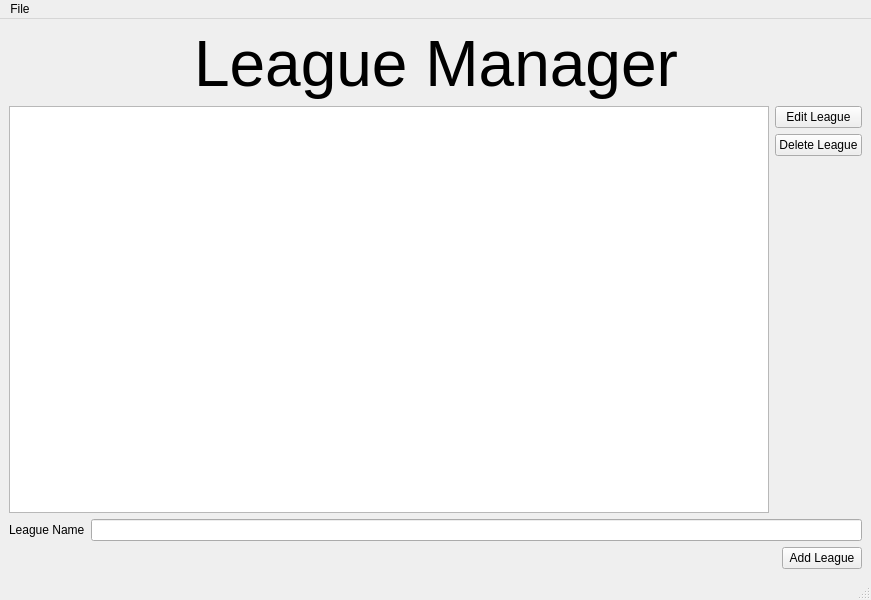
<?xml version="1.0" encoding="UTF-8"?>
<ui version="4.0">
 <class>MainWindow</class>
 <widget class="QMainWindow" name="MainWindow">
  <property name="geometry">
   <rect>
    <x>0</x>
    <y>0</y>
    <width>871</width>
    <height>600</height>
   </rect>
  </property>
  <property name="windowTitle">
   <string>MainWindow</string>
  </property>
  <widget class="QWidget" name="centralwidget">
   <layout class="QVBoxLayout" name="verticalLayout_2">
    <item>
     <layout class="QHBoxLayout" name="horizontalLayout_2">
      <item>
       <spacer name="horizontalSpacer_2">
        <property name="orientation">
         <enum>Qt::Horizontal</enum>
        </property>
        <property name="sizeHint" stdset="0">
         <size>
          <width>40</width>
          <height>20</height>
         </size>
        </property>
       </spacer>
      </item>
      <item>
       <widget class="QLabel" name="league_manager_label">
        <property name="font">
         <font>
          <pointsize>48</pointsize>
         </font>
        </property>
        <property name="text">
         <string>League Manager</string>
        </property>
       </widget>
      </item>
      <item>
       <spacer name="horizontalSpacer_3">
        <property name="orientation">
         <enum>Qt::Horizontal</enum>
        </property>
        <property name="sizeHint" stdset="0">
         <size>
          <width>40</width>
          <height>20</height>
         </size>
        </property>
       </spacer>
      </item>
     </layout>
    </item>
    <item>
     <layout class="QHBoxLayout" name="horizontalLayout_3">
      <item>
       <widget class="QListWidget" name="league_list_widget"/>
      </item>
      <item>
       <layout class="QHBoxLayout" name="horizontalLayout"/>
      </item>
      <item>
       <layout class="QVBoxLayout" name="verticalLayout">
        <item>
         <widget class="QPushButton" name="edit_league_button">
          <property name="text">
           <string>Edit League</string>
          </property>
         </widget>
        </item>
        <item>
         <widget class="QPushButton" name="delete_league_button">
          <property name="text">
           <string>Delete League</string>
          </property>
         </widget>
        </item>
        <item>
         <spacer name="verticalSpacer">
          <property name="orientation">
           <enum>Qt::Vertical</enum>
          </property>
          <property name="sizeHint" stdset="0">
           <size>
            <width>20</width>
            <height>40</height>
           </size>
          </property>
         </spacer>
        </item>
       </layout>
      </item>
     </layout>
    </item>
    <item>
     <layout class="QGridLayout" name="gridLayout">
      <item row="0" column="0">
       <layout class="QHBoxLayout" name="horizontalLayout_4">
        <item>
         <widget class="QLabel" name="league_name_label">
          <property name="text">
           <string>League Name</string>
          </property>
         </widget>
        </item>
        <item>
         <widget class="QLineEdit" name="league_name_line_edit"/>
        </item>
       </layout>
      </item>
      <item row="1" column="0">
       <layout class="QHBoxLayout" name="horizontalLayout_5" stretch="1,0">
        <item>
         <spacer name="horizontalSpacer">
          <property name="orientation">
           <enum>Qt::Horizontal</enum>
          </property>
          <property name="sizeHint" stdset="0">
           <size>
            <width>40</width>
            <height>20</height>
           </size>
          </property>
         </spacer>
        </item>
        <item>
         <widget class="QPushButton" name="add_league_button">
          <property name="text">
           <string>Add League</string>
          </property>
         </widget>
        </item>
       </layout>
      </item>
     </layout>
    </item>
   </layout>
  </widget>
  <widget class="QMenuBar" name="menubar">
   <property name="geometry">
    <rect>
     <x>0</x>
     <y>0</y>
     <width>871</width>
     <height>38</height>
    </rect>
   </property>
   <property name="nativeMenuBar">
    <bool>false</bool>
   </property>
   <widget class="QMenu" name="menuFile">
    <property name="title">
     <string>File</string>
    </property>
    <addaction name="action_load"/>
    <addaction name="action_save"/>
   </widget>
   <addaction name="menuFile"/>
  </widget>
  <widget class="QStatusBar" name="statusbar"/>
  <action name="action_load">
   <property name="text">
    <string>Load</string>
   </property>
  </action>
  <action name="action_save">
   <property name="text">
    <string>Save</string>
   </property>
  </action>
 </widget>
 <resources/>
 <connections/>
</ui>
